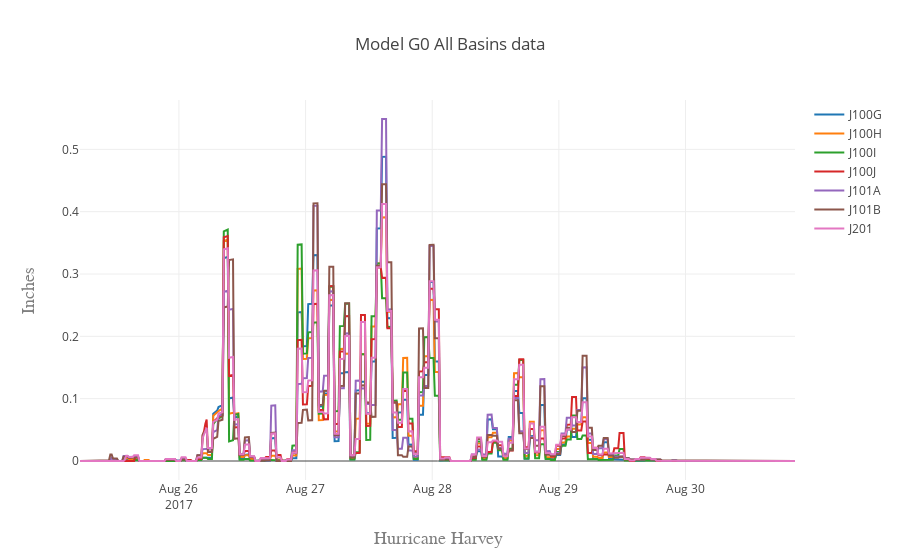
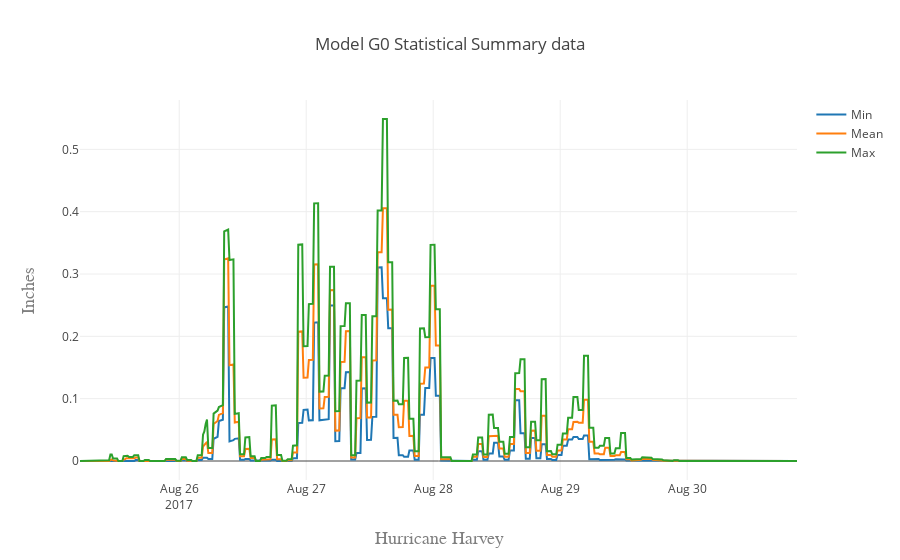
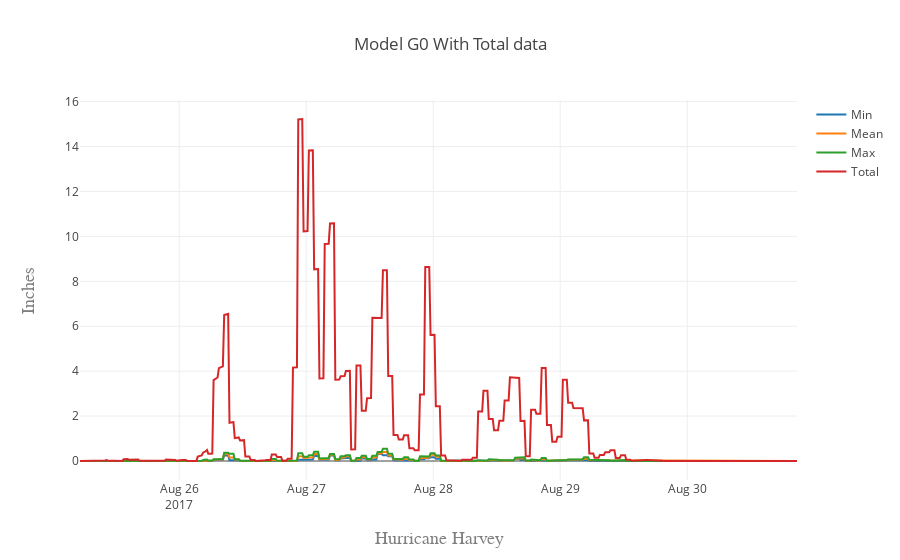

The code cell stored with these charts, in order, in its notebook:
### Markdown cell above
## Average Excess Precipitation for selected basins, write to file

### Code cell
df  = dss_data[model_group_basins].copy()

# Print shapes to verify selection, check df.shape again
df  = dss_data[model_group_basins].copy()
PlotHyetograph(df, df.columns, 'Inches', output_dir=None,  model='G0 All Basins', notebook=True)
      
df['Mean'] = df.mean(axis=1)
df['Mean'].to_csv(os.path.join(model_dir, 'G{}_MeanExcess.csv'.format(model_group)))

df['Min'] =df.min(axis=1)
df['Max'] =df.max(axis=1)
df['Total'] = dss_data.sum(axis=1)

stats = df[['Min', 'Mean', 'Max']].copy()
stats_w_total = df[['Min', 'Mean', 'Max', 'Total']].copy()

PlotHyetograph(stats, stats.columns, 'Inches', output_dir=None,  model='G0 Statistical Summary', notebook=True)
PlotHyetograph(stats_w_total, stats_w_total.columns, 'Inches', output_dir=None,  model='G0 With Total', notebook=True)

df.head(2)

### Figure 1 — Plotly figure (JSON) as saved in the notebook; plotly's stock layout.template omitted (floating-point values rounded to 4 significant figures; data arrays with more than 128 entries replaced by an {"elided": "..."} marker saying what was removed)
{"data": [{"marker": {"size": "4", "symbol": "-"}, "mode": "line", "name": "J100G", "type": "scatter", "uid": "796eaa", "x": {"elided": "543 str values"}, "y": {"elided": "543 float values"}}, {"marker": {"size": "4", "symbol": "-"}, "mode": "line", "name": "J100H", "type": "scatter", "uid": "84c3b5", "x": {"elided": "543 str values"}, "y": {"elided": "543 float values"}}, {"marker": {"size": "4", "symbol": "-"}, "mode": "line", "name": "J100I", "type": "scatter", "uid": "af6eed", "x": {"elided": "543 str values"}, "y": {"elided": "543 float values"}}, {"marker": {"size": "4", "symbol": "-"}, "mode": "line", "name": "J100J", "type": "scatter", "uid": "82b149", "x": {"elided": "543 str values"}, "y": {"elided": "543 float values"}}, {"marker": {"size": "4", "symbol": "-"}, "mode": "line", "name": "J101A", "type": "scatter", "uid": "fcc446", "x": {"elided": "543 str values"}, "y": {"elided": "543 float values"}}, {"marker": {"size": "4", "symbol": "-"}, "mode": "line", "name": "J101B", "type": "scatter", "uid": "c27eb5", "x": {"elided": "543 str values"}, "y": {"elided": "543 float values"}}, {"marker": {"size": "4", "symbol": "-"}, "mode": "line", "name": "J201", "type": "scatter", "uid": "d3a572", "x": {"elided": "543 str values"}, "y": {"elided": "543 float values"}}], "layout": {"autosize": true, "title": "Model G0 All Basins data", "xaxis": {"autorange": true, "range": ["2017-08-25 05:15", "2017-08-30 20:45"], "title": "Hurricane Harvey", "titlefont": {"color": "#7f7f7f", "family": "Courier New, monospace", "size": 18}, "type": "date"}, "yaxis": {"autorange": true, "range": [-0.03048, 0.5792], "title": "Inches", "titlefont": {"color": "#7f7f7f", "family": "Courier New, monospace", "size": 18}, "type": "linear"}}}

### Figure 2 — Plotly figure (JSON) as saved in the notebook; plotly's stock layout.template omitted (floating-point values rounded to 4 significant figures; data arrays with more than 128 entries replaced by an {"elided": "..."} marker saying what was removed)
{"data": [{"marker": {"size": "4", "symbol": "-"}, "mode": "line", "name": "Min", "type": "scatter", "uid": "7d7a8f", "x": {"elided": "543 str values"}, "y": {"elided": "543 float values"}}, {"marker": {"size": "4", "symbol": "-"}, "mode": "line", "name": "Mean", "type": "scatter", "uid": "445369", "x": {"elided": "543 str values"}, "y": {"elided": "543 float values"}}, {"marker": {"size": "4", "symbol": "-"}, "mode": "line", "name": "Max", "type": "scatter", "uid": "80d938", "x": {"elided": "543 str values"}, "y": {"elided": "543 float values"}}], "layout": {"autosize": true, "title": "Model G0 Statistical Summary data", "xaxis": {"autorange": true, "range": ["2017-08-25 05:15", "2017-08-30 20:45"], "title": "Hurricane Harvey", "titlefont": {"color": "#7f7f7f", "family": "Courier New, monospace", "size": 18}, "type": "date"}, "yaxis": {"autorange": true, "range": [-0.03048, 0.5792], "title": "Inches", "titlefont": {"color": "#7f7f7f", "family": "Courier New, monospace", "size": 18}, "type": "linear"}}}

### Figure 3 — Plotly figure (JSON) as saved in the notebook; plotly's stock layout.template omitted (floating-point values rounded to 4 significant figures; data arrays with more than 128 entries replaced by an {"elided": "..."} marker saying what was removed)
{"data": [{"marker": {"size": "4", "symbol": "-"}, "mode": "line", "name": "Min", "type": "scatter", "uid": "fb9704", "x": {"elided": "543 str values"}, "y": {"elided": "543 float values"}}, {"marker": {"size": "4", "symbol": "-"}, "mode": "line", "name": "Mean", "type": "scatter", "uid": "37af5e", "x": {"elided": "543 str values"}, "y": {"elided": "543 float values"}}, {"marker": {"size": "4", "symbol": "-"}, "mode": "line", "name": "Max", "type": "scatter", "uid": "f351ee", "x": {"elided": "543 str values"}, "y": {"elided": "543 float values"}}, {"marker": {"size": "4", "symbol": "-"}, "mode": "line", "name": "Total", "type": "scatter", "uid": "cb3765", "x": {"elided": "543 str values"}, "y": {"elided": "543 float values"}}], "layout": {"autosize": true, "title": "Model G0 With Total data", "xaxis": {"autorange": true, "range": ["2017-08-25 05:15", "2017-08-30 20:45"], "title": "Hurricane Harvey", "titlefont": {"color": "#7f7f7f", "family": "Courier New, monospace", "size": 18}, "type": "date"}, "yaxis": {"autorange": true, "range": [-0.846, 16.07], "title": "Inches", "titlefont": {"color": "#7f7f7f", "family": "Courier New, monospace", "size": 18}, "type": "linear"}}}
